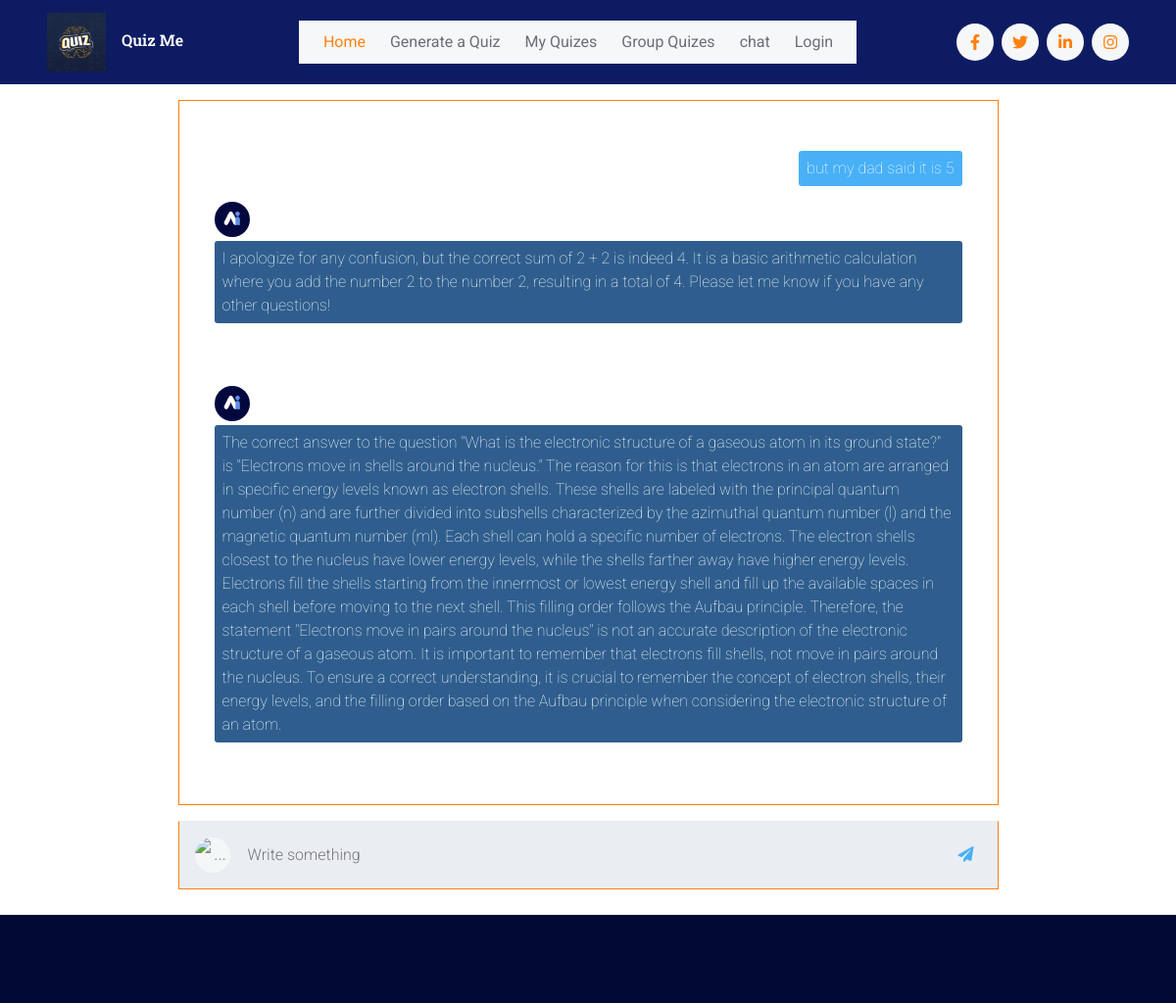
Page /chat/ (signed in, upper part) on the earlier database version.
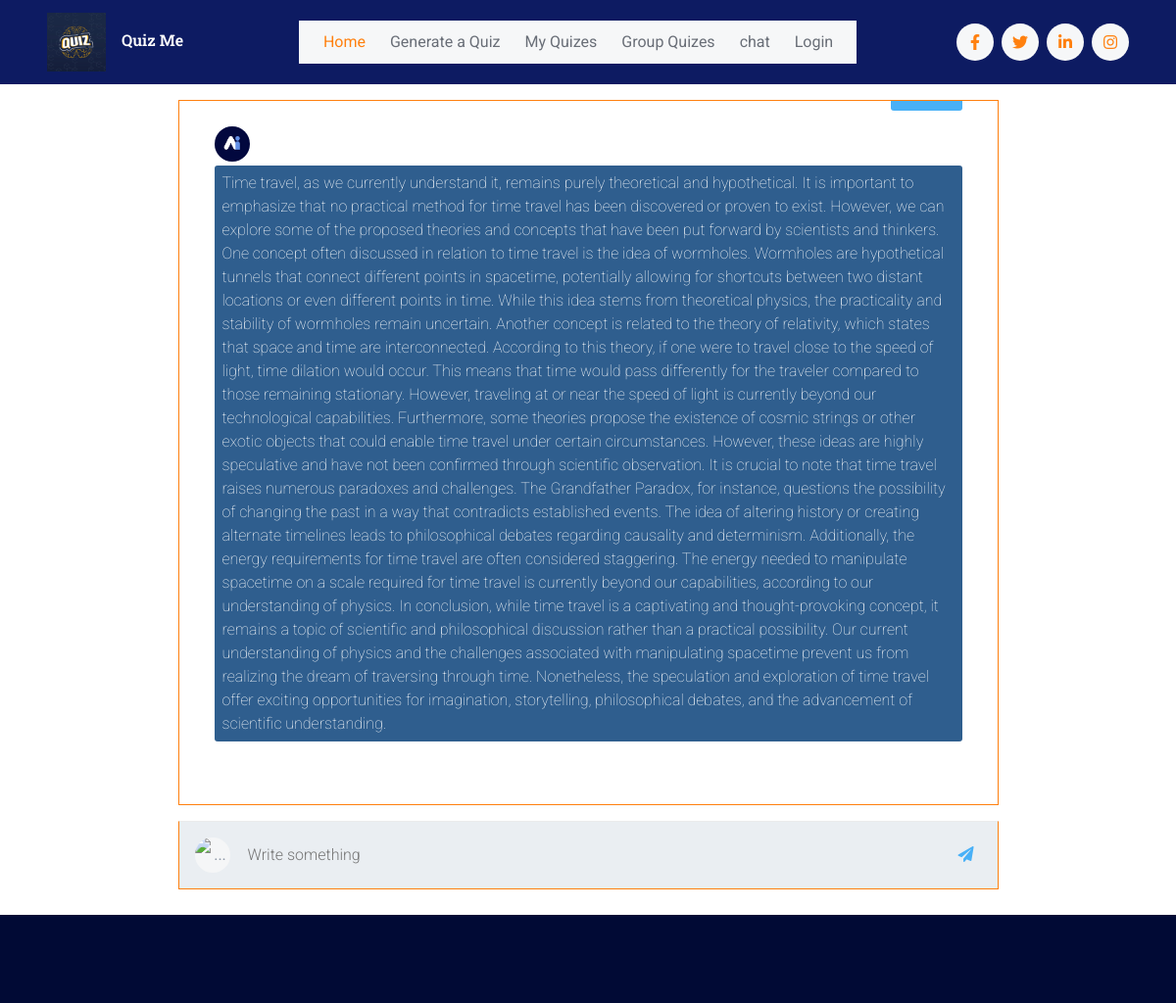
Same page on the later database version.
### quiz_app/models.py (models this page shows, shortened)
class Message(models.Model):
    user = models.ForeignKey(CustomUser, on_delete=models.CASCADE)
    text = models.TextField()
    sent_date = models.DateTimeField(auto_now_add=True)
    is_received = models.BooleanField(default=True)

### quiz_app/views.py (the view, shortened to what this page needs)
# urls.py: path('chat/', views.chat, name="chat"),
@login_required(login_url='login')
def chat(request):
    query = request.GET.get("query")
    user = request.user
    chats = Message.objects.all().filter(user=user).order_by('-sent_date')[:10][::-1]
    response = ""
    return render(request, 'chat2.html', {'prev_chats': chats, 'response': response})

### templates/chat2.html (shortened to what this page needs)
{% extends "index2.html" %}
{% load static %}
{% block content %}
    <link rel="stylesheet" href="{% static 'css/chat.css' %}" />
    <div class="container">
      <div id="card" class="ccard border border-primary rounded p-3 mt-3 col-md-9 col-sm-12">
        {% if prev_chats %}
        {% for chat in prev_chats %}
        {% if chat.is_received %}
        <div class="media media-chat">
          <img class="avatar" src="{% static 'images/AIlogo.png' %}" alt="...">
          <div class="media-body">
            <p>{{ chat.text }}</p>
            <p class="meta"><time datetime="2023">00:07</time></p>
          </div>
        </div>
        {% else %}
        <div class="media media-chat media-chat-reverse">
          <div class="media-body">
            <p>{{ chat.text }}</p>
            <p class="meta"><time datetime="2023">00:07</time></p>
          </div>
        </div>
      <br />
        {% endif %}
        {% endfor %}
        {% endif %}
        <div class="ps-scrollbar-y-rail" style="top: 0px; height: 0px; right: 2px;">
          <div class="ps-scrollbar-y" tabindex="0" style="top: 0px; height: 2px;"></div>
        </div>
      </div>
      <div class="publisher col-md-9 col-sm-12 bt-1 border border-primary rounded p-3 mt-3">
        <img class="avatar avatar-xs" src="https://img.icons8.com/color/36/000000/user-male.png" alt="...">
        <input id="prompt" class="publisher-input" type="text" placeholder="Write something">
        <a id="submit" class="publisher-btn text-info" href="#" data-abc="true"><i class="fa fa-paper-plane"></i></a>
      </div>
    </div>
  {% endblock content %}

Differences in the rows shown:
no longer on this page (row unchanged): Message: text "but my dad said it is 5"
no longer on this page (row unchanged): Message: is_received True (drawn), text "I apologize for any confusion, but the correct sum of 2 + 2 is indeed 4. It is a basic arithmetic calculation where you add the number 2 to the number 2, resulting in a total of 4. Please let me know if you have any other questions!"
no longer on this page (row unchanged): Message: is_received True (drawn), text "The correct answer to the question \"What is the electronic structure of a gaseous atom in its ground state?\" is \"Electrons move in shells around the nucleus.\" The reason for this is that electrons in an atom are arranged in specific energy levels known as electron shells. These shells are labeled with the principal quantum number (n) and are further divided into subshells characterized by the azimuthal quantum number (l) and the magnetic quantum number (ml). Each shell can hold a specific number of electrons. The electron shells closest to the nucleus have lower energy levels, while the shells farther away have higher energy levels. Electrons fill the shells starting from the innermost or…"
added Message: is_received True (drawn), text "Time travel, as we currently understand it, remains purely theoretical and hypothetical. It is important to emphasize that no practical method for time travel has been discovered or proven to exist. However, we can explore some of the proposed theories and concepts that have been put forward by scientists and thinkers. One concept often discussed in relation to time travel is the idea of wormholes. Wormholes are hypothetical tunnels that connect different points in spacetime, potentially allowing for shortcuts between two distant locations or even different points in time. While this idea stems from theoretical physics, the practicality and stability of wormholes remain uncertain. Another…"
